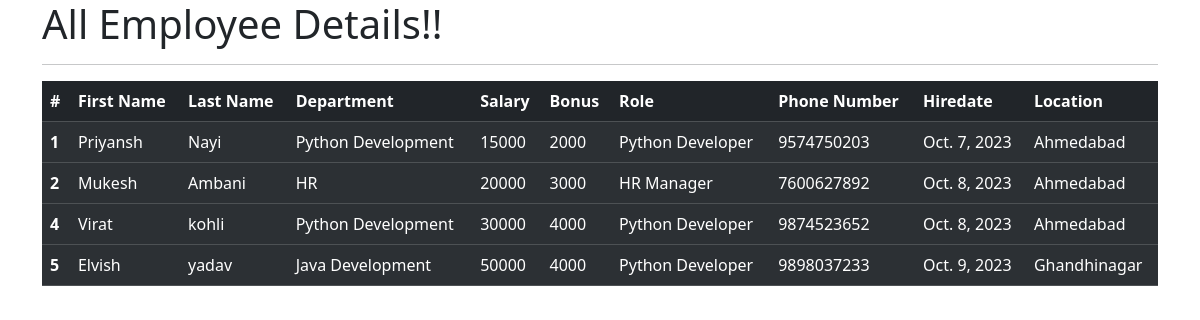
The app's page /all_emp with its own data.
### emp_app/models.py (models this page shows, shortened)
class Employee(models.Model):
    first_name = models.CharField(max_length=100, null=False)
    last_name = models.CharField(max_length=100)
    dept = models.ForeignKey(Department, on_delete=models.CASCADE)
    salary = models.IntegerField(default=0)
    bonus = models.IntegerField(default=0)
    role = models.ForeignKey(Role, on_delete=models.CASCADE)
    phone = models.IntegerField(default=0)
    hire_date = models.DateField()
    def __str__(self):
        return  "%s %s %s" %(self.first_name, self.last_name, self.phone)

class Department(models.Model):
    name = models.CharField(max_length=100, null=False)
    location = models.CharField(max_length=100)

class Role(models.Model):
    name = models.CharField(max_length=100, null=False)

### emp_app/views.py (the view)
# urls.py: path('all_emp', views.all_emp, name = 'all_emp'),
def all_emp (request):
    emps = Employee.objects.all()
    context = {
            'emps': emps
    }
    print(context)
    return render(request, 'view_all_emp.html', context)

### emp_app/templates/view_all_emp.html (shortened to what this page needs)
<!doctype html>
<html lang="en">
  <head>
    <link href="https://cdn.jsdelivr.net/npm/bootstrap@5.3.2/dist/css/bootstrap.min.css" rel="stylesheet">
  </head>
  <body>
    <div class="container">
        <h1>All Employee Details!!</h1>
      <hr>
      <table class="table table-dark table-striped">
        <thead>
          <tr>
            <th scope="col">#</th>
            <th scope="col">First Name</th>
            <th scope="col">Last Name</th>
            <th scope="col">Department</th>
            <th scope="col">Salary</th>
            <th scope="col">Bonus</th>
            <th scope="col">Role</th>
            <th scope="col">Phone Number</th>
            <th scope="col">Hiredate</th>
            <th scope="col">Location</th>
          </tr>
        </thead>
                {% for emp in emps %}
        <tbody>
          <tr>
            <th scope="row">{{emp.id}}</th>
            <td>{{emp.first_name}}</td>
            <td>{{emp.last_name}}</td>
            <td>{{emp.dept.name}}</td>
            <td>{{emp.salary}}</td>
            <td>{{emp.bonus}}</td>
            <td>{{emp.role.name}}</td>
            <td>{{emp.phone}}</td>
            <td>{{emp.hire_date}}</td>
            <td>{{emp.dept.location}}</td>
          </tr>
          </tbody>
            {% endfor %}
      </table>
    </div>
</body>
</html>

### records on screen
Employee: id "1", first_name "Priyansh", last_name "Nayi", dept.name "Python Development", salary "15000", bonus "2000", role.name "Python Developer", phone "9574750203", hire_date "Oct. 7, 2023", dept.location "Ahmedabad"
Employee: id "2", first_name "Mukesh", last_name "Ambani", dept.name "HR", salary "20000", bonus "3000", role.name "HR Manager", phone "7600627892", hire_date "Oct. 8, 2023", dept.location "Ahmedabad"
Employee: id "4", first_name "Virat", last_name "kohli", dept.name "Python Development", salary "30000", bonus "4000", role.name "Python Developer", phone "9874523652", hire_date "Oct. 8, 2023", dept.location "Ahmedabad"
Employee: id "5", first_name "Elvish", last_name "yadav", dept.name "Java Development", salary "50000", bonus "4000", role.name "Python Developer", phone "9898037233", hire_date "Oct. 9, 2023", dept.location "Ghandhinagar"
